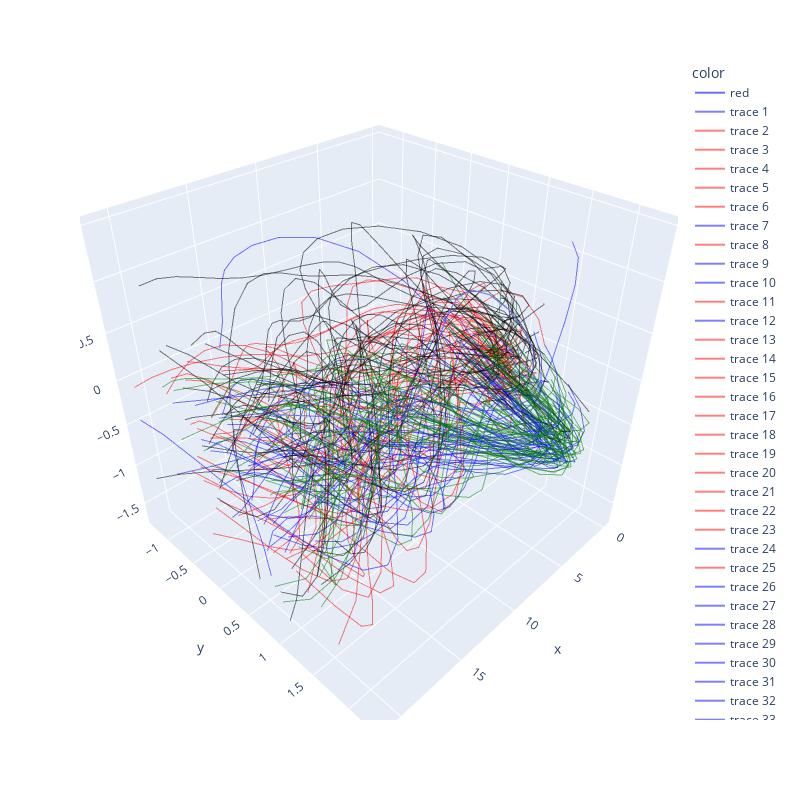

Notebook code for this chart:
### Markdown cell above
### Plot training trajectories and add them to test set. Plot test trajectories after

### Code cell
z_train = rearrange(session.z, '(trials time) lat -> trials time lat', time=training_trials[0]['spikes_df'].shape[1])

first = True
time_sig = 4
X_class_train = []
y_class_train = []
time_bins = len(z_train[i][:, 0])

for i in range(len(z_train)):
    if ((training_trials[i]['choice']==1) & (training_trials[i]['feedbackType']==1)):
        if first:
            fig = px.line_3d(x=np.arange(time_bins), y=z_train[i][:, 0], z=z_train[i][:, 1], color=["blue"]*time_bins, width=800, height=800)
            first = False
        else:
            fig.add_scatter3d(x=np.arange(time_bins), y=z_train[i][:, 0], z=z_train[i][:, 1], mode='lines', line={'color':"blue"}, opacity=0.5)
        # fig.add_scatter3d(x=[time_sig], y=z_train[i][time_sig:time_sig+1, 0], z=z_train[i][time_sig:time_sig+1, 1], mode='markers', marker={'color':'green', 'size':5})  # show point of significance
        X_class_train.append(z_train[i][time_sig]); y_class_train.append(0)
        
    elif ((training_trials[i]['choice']==-1) & (training_trials[i]['feedbackType']==1)):
        if first:
            fig = px.line_3d(x=np.arange(time_bins), y=z_train[i][:, 0], z=z_train[i][:, 1], color=["red"]*time_bins, width=800, height=800)
            first = False
        else:
            fig.add_scatter3d(x=np.arange(time_bins), y=z_train[i][:, 0], z=z_train[i][:, 1], mode='lines', line={'color':"red"}, opacity=0.5)
        # fig.add_scatter3d(x=[time_sig], y=z_train[i][time_sig:time_sig+1, 0], z=z_train[i][time_sig:time_sig+1, 1], mode='markers', marker={'color':'black', 'size':5})  # show point of significance
        X_class_train.append(z_train[i][time_sig]); y_class_train.append(1)
        
    elif ((training_trials[i]['choice']==1) & (training_trials[i]['feedbackType']==-1)):
        # if first:
        #     fig = px.line_3d(x=np.arange(time_bins), y=z_test[i][:, 0], z=z_test[i][:, 1], color=["green"]*time_bins, width=800, height=800)
        #     first = False
        # else:
        #     fig.add_scatter3d(x=np.arange(time_bins), y=z_test[i][:, 0], z=z_test[i][:, 1], mode='lines', line={'color':"green"}, opacity=0.5)
        X_class_train.append(z_train[i][time_sig]); y_class_train.append(2)
        
    elif ((training_trials[i]['choice']==-1) & (training_trials[i]['feedbackType']==-1)):
        # if first:
        #     fig = px.line_3d(x=np.arange(time_bins), y=z_test[i][:, 0], z=z_test[i][:, 1], color=["black"]*time_bins, width=800, height=800)
        #     first = False
        # else:
        #     fig.add_scatter3d(x=np.arange(time_bins), y=z_test[i][:, 0], z=z_test[i][:, 1], mode='lines', line={'color':"black"}, opacity=1)
        X_class_train.append(z_train[i][time_sig]); y_class_train.append(3)
        

X_class_test = []
y_class_test = []

# Plot testing trajectories
for i in range(len(z_test)):
    if ((testing_trials[i]['choice']==1) & (testing_trials[i]['feedbackType']==1)):
        if first:
            fig = px.line_3d(x=np.arange(time_bins), y=z_test[i][:, 0], z=z_test[i][:, 1], color=["green"]*time_bins, width=800, height=800)
            first = False
        else:
            fig.add_scatter3d(x=np.arange(time_bins), y=z_test[i][:, 0], z=z_test[i][:, 1], mode='lines', line={'color':"green"}, opacity=0.5)
        # fig.add_scatter3d(x=[time_sig], y=z_train[i][time_sig:time_sig+1, 0], z=z_train[i][time_sig:time_sig+1, 1], mode='markers', marker={'color':'green', 'size':5})  # show point of significance
        X_class_test.append(z_test[i][time_sig]); y_class_test.append(0)
        
    elif ((testing_trials[i]['choice']==-1) & (testing_trials[i]['feedbackType']==1)):
        if first:
            fig = px.line_3d(x=np.arange(time_bins), y=z_test[i][:, 0], z=z_test[i][:, 1], color=["black"]*time_bins, width=800, height=800)
            first = False
        else:
            fig.add_scatter3d(x=np.arange(time_bins), y=z_test[i][:, 0], z=z_test[i][:, 1], mode='lines', line={'color':"black"}, opacity=0.5)
        # fig.add_scatter3d(x=[time_sig], y=z_train[i][time_sig:time_sig+1, 0], z=z_train[i][time_sig:time_sig+1, 1], mode='markers', marker={'color':'black', 'size':5})  # show point of significance
        X_class_test.append(z_test[i][time_sig]); y_class_test.append(1)
        
    elif ((testing_trials[i]['choice']==1) & (testing_trials[i]['feedbackType']==-1)):
        X_class_test.append(z_test[i][time_sig]); y_class_test.append(2)
        
    elif ((testing_trials[i]['choice']==-1) & (testing_trials[i]['feedbackType']==-1)):
        X_class_test.append(z_test[i][time_sig]); y_class_test.append(3)

X_class_train = np.array(X_class_train)
y_class_train = np.array(y_class_train)
X_class_test = np.array(X_class_test)
y_class_test = np.array(y_class_test)

fig.show()
